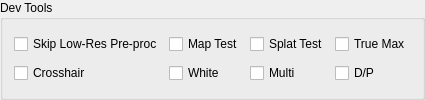
         <widget class="QGroupBox" name="groupBox_dev_tools">
          <property name="title">
           <string>Dev Tools</string>
          </property>
          <layout class="QGridLayout" name="gridLayout_6">
           <item row="1" column="0">
            <widget class="QCheckBox" name="checkBox_crosshair">
             <property name="enabled">
              <bool>true</bool>
             </property>
             <property name="text">
              <string>Crosshair</string>
             </property>
             <property name="checked">
              <bool>false</bool>
             </property>
            </widget>
           </item>
           <item row="1" column="3">
            <widget class="QCheckBox" name="checkBox_dp">
             <property name="text">
              <string>D/P</string>
             </property>
             <property name="checked">
              <bool>false</bool>
             </property>
            </widget>
           </item>
           <item row="1" column="2">
            <widget class="QCheckBox" name="checkBox_multi">
             <property name="text">
              <string>Multi</string>
             </property>
             <property name="checked">
              <bool>false</bool>
             </property>
            </widget>
           </item>
           <item row="0" column="2">
            <widget class="QCheckBox" name="checkBox_splat_test">
             <property name="text">
              <string>Splat Test</string>
             </property>
            </widget>
           </item>
           <item row="1" column="1">
            <widget class="QCheckBox" name="checkBox_white">
             <property name="text">
              <string>White</string>
             </property>
             <property name="checked">
              <bool>false</bool>
             </property>
            </widget>
           </item>
           <item row="0" column="3">
            <widget class="QCheckBox" name="checkBox_true_max">
             <property name="text">
              <string>True Max</string>
             </property>
            </widget>
           </item>
           <item row="0" column="1">
            <widget class="QCheckBox" name="checkBox_map_test">
             <property name="text">
              <string>Map Test</string>
             </property>
            </widget>
           </item>
           <item row="0" column="0">
            <widget class="QCheckBox" name="checkBox_skip_low_res">
             <property name="text">
              <string>Skip Low-Res Pre-proc</string>
             </property>
            </widget>
           </item>
          </layout>
         </widget>
